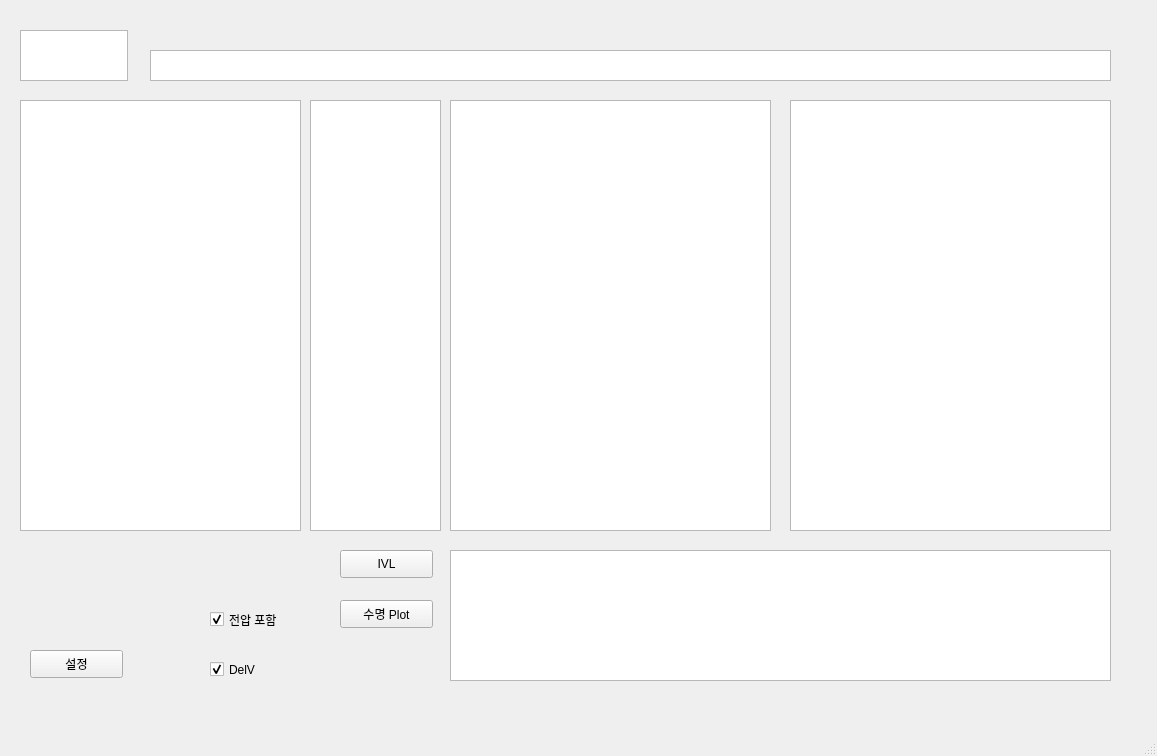
<?xml version="1.0" encoding="UTF-8"?>
<ui version="4.0">
 <class>MainWindow</class>
 <widget class="QMainWindow" name="MainWindow">
  <property name="enabled">
   <bool>true</bool>
  </property>
  <property name="geometry">
   <rect>
    <x>0</x>
    <y>0</y>
    <width>1157</width>
    <height>756</height>
   </rect>
  </property>
  <property name="windowTitle">
   <string>MainWindow</string>
  </property>
  <widget class="QWidget" name="centralwidget">
   <widget class="QSplitter" name="splitter">
    <property name="geometry">
     <rect>
      <x>20</x>
      <y>30</y>
      <width>108</width>
      <height>38</height>
     </rect>
    </property>
    <property name="orientation">
     <enum>Qt::Vertical</enum>
    </property>
   </widget>
   <widget class="QPushButton" name="push_IVL">
    <property name="geometry">
     <rect>
      <x>340</x>
      <y>550</y>
      <width>93</width>
      <height>28</height>
     </rect>
    </property>
    <property name="text">
     <string>IVL</string>
    </property>
   </widget>
   <widget class="QListWidget" name="list1">
    <property name="geometry">
     <rect>
      <x>20</x>
      <y>30</y>
      <width>108</width>
      <height>51</height>
     </rect>
    </property>
   </widget>
   <widget class="QListWidget" name="list2">
    <property name="geometry">
     <rect>
      <x>20</x>
      <y>100</y>
      <width>281</width>
      <height>431</height>
     </rect>
    </property>
   </widget>
   <widget class="QListWidget" name="list3">
    <property name="geometry">
     <rect>
      <x>310</x>
      <y>100</y>
      <width>131</width>
      <height>431</height>
     </rect>
    </property>
   </widget>
   <widget class="QListWidget" name="list4">
    <property name="geometry">
     <rect>
      <x>450</x>
      <y>100</y>
      <width>321</width>
      <height>431</height>
     </rect>
    </property>
    <property name="dragEnabled">
     <bool>false</bool>
    </property>
    <property name="dragDropMode">
     <enum>QAbstractItemView::DragOnly</enum>
    </property>
    <property name="defaultDropAction">
     <enum>Qt::CopyAction</enum>
    </property>
    <property name="selectionMode">
     <enum>QAbstractItemView::ExtendedSelection</enum>
    </property>
   </widget>
   <widget class="QListWidget" name="list5">
    <property name="geometry">
     <rect>
      <x>790</x>
      <y>100</y>
      <width>321</width>
      <height>431</height>
     </rect>
    </property>
    <property name="dragDropMode">
     <enum>QAbstractItemView::DragOnly</enum>
    </property>
    <property name="selectionMode">
     <enum>QAbstractItemView::MultiSelection</enum>
    </property>
   </widget>
   <widget class="QListWidget" name="Lot_list">
    <property name="geometry">
     <rect>
      <x>450</x>
      <y>550</y>
      <width>661</width>
      <height>131</height>
     </rect>
    </property>
    <property name="dragDropMode">
     <enum>QAbstractItemView::DropOnly</enum>
    </property>
    <property name="defaultDropAction">
     <enum>Qt::CopyAction</enum>
    </property>
   </widget>
   <widget class="QPushButton" name="push_LT">
    <property name="geometry">
     <rect>
      <x>340</x>
      <y>600</y>
      <width>93</width>
      <height>28</height>
     </rect>
    </property>
    <property name="text">
     <string>수명 Plot</string>
    </property>
   </widget>
   <widget class="QTextEdit" name="all_path">
    <property name="geometry">
     <rect>
      <x>150</x>
      <y>50</y>
      <width>961</width>
      <height>31</height>
     </rect>
    </property>
    <property name="font">
     <font>
      <family>맑은 고딕</family>
     </font>
    </property>
   </widget>
   <widget class="QCheckBox" name="chk_V">
    <property name="geometry">
     <rect>
      <x>210</x>
      <y>610</y>
      <width>121</width>
      <height>19</height>
     </rect>
    </property>
    <property name="text">
     <string>전압 포함</string>
    </property>
    <property name="checked">
     <bool>true</bool>
    </property>
    <property name="tristate">
     <bool>false</bool>
    </property>
   </widget>
   <widget class="QCheckBox" name="chk_delV">
    <property name="geometry">
     <rect>
      <x>210</x>
      <y>660</y>
      <width>121</width>
      <height>19</height>
     </rect>
    </property>
    <property name="text">
     <string>DelV</string>
    </property>
    <property name="checked">
     <bool>true</bool>
    </property>
   </widget>
   <widget class="QPushButton" name="push_set">
    <property name="geometry">
     <rect>
      <x>30</x>
      <y>650</y>
      <width>93</width>
      <height>28</height>
     </rect>
    </property>
    <property name="text">
     <string>설정</string>
    </property>
   </widget>
  </widget>
  <widget class="QMenuBar" name="menubar">
   <property name="geometry">
    <rect>
     <x>0</x>
     <y>0</y>
     <width>1157</width>
     <height>26</height>
    </rect>
   </property>
  </widget>
  <widget class="QStatusBar" name="statusbar"/>
 </widget>
 <resources/>
 <connections/>
</ui>
